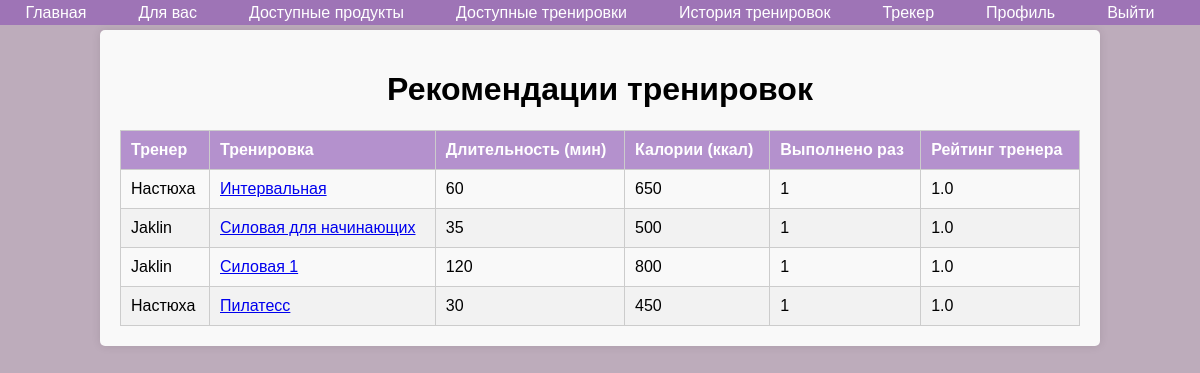
/recommendation.php (signed in), run on an earlier commit of the app's database.
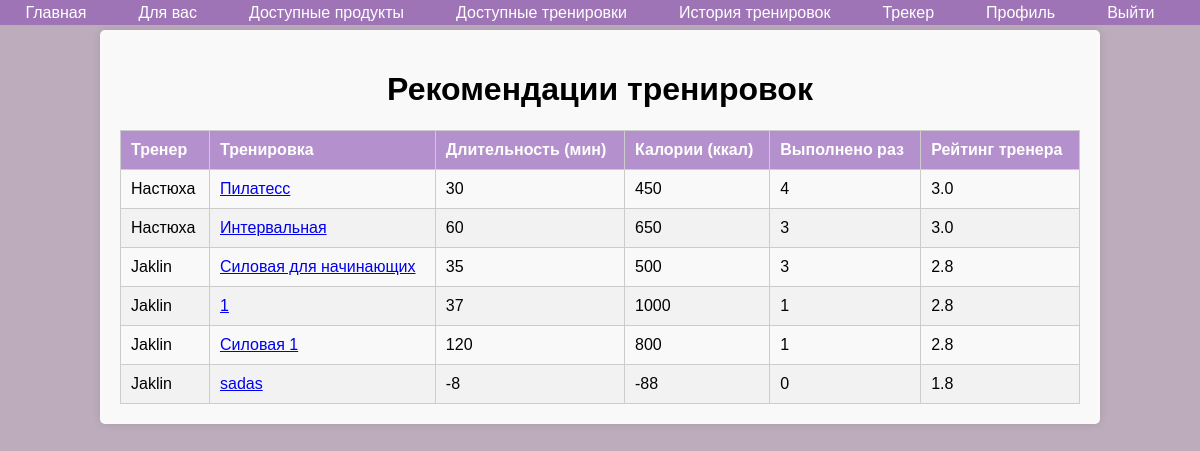
And on a later commit of the database.
### tables this page shows
CREATE TABLE `training_programs` (
  `id` int(11) NOT NULL AUTO_INCREMENT,
  `name` varchar(255) DEFAULT NULL,
  `description` text DEFAULT NULL,
  `duration` int(11) DEFAULT NULL,
  `calories_burned` int(11) DEFAULT NULL,
  `training_name` varchar(255) DEFAULT NULL,
  `training_type_id` int(11) DEFAULT NULL,
  `created_by` int(11) DEFAULT NULL,
  `created_at` timestamp NOT NULL DEFAULT current_timestamp(),
  `status` enum('pending','approved','rejected') DEFAULT 'pending',
  PRIMARY KEY (`id`),
  KEY `training_type_id` (`training_type_id`),
  KEY `created_by` (`created_by`),
  CONSTRAINT `training_programs_ibfk_1` FOREIGN KEY (`training_type_id`) REFERENCES `training_types` (`id`) ON DELETE SET NULL,
  CONSTRAINT `training_programs_ibfk_2` FOREIGN KEY (`created_by`) REFERENCES `users` (`id`) ON DELETE CASCADE
);

CREATE TABLE `users` (
  `id` int(11) NOT NULL AUTO_INCREMENT,
  `username` varchar(255) DEFAULT NULL,
  `email` varchar(255) DEFAULT NULL,
  `password_hash` varchar(255) DEFAULT NULL,
  `age` int(11) DEFAULT NULL,
  `weight` float DEFAULT NULL,
  `height` float DEFAULT NULL,
  `gender` enum('male','female') DEFAULT NULL,
  `activity_level` enum('sedentary','light','moderate','active','very_active') DEFAULT NULL,
  `daily_calories` decimal(10,2) DEFAULT NULL,
  `created_at` timestamp NOT NULL DEFAULT current_timestamp(),
  `role_id` int(11) DEFAULT NULL,
  PRIMARY KEY (`id`),
  UNIQUE KEY `email` (`email`),
  KEY `role_id` (`role_id`),
  CONSTRAINT `users_ibfk_1` FOREIGN KEY (`role_id`) REFERENCES `roles` (`id`)
);

### recommendation.php (the view, shortened to what this page needs)
<?php
include 'navbar.php';
$user_id = $_SESSION['user_id'];
$stmt = $conn->prepare("
    SELECT
        u.username AS trainer_username,
        t.id AS training_id,
        t.name AS training_name,
        t.duration,
        t.calories_burned,
        COUNT(te.id) AS execution_count,
        (SELECT
            ROUND((SUM(CASE WHEN t1.status = 'approved' THEN 1 ELSE 0 END) /
            (COUNT(t1.id) + COUNT(t1.id))) * 4 +
            (COUNT(tl.id) / (COUNT(t1.id) + COUNT(t1.id))) * 5 +
            (IF(COUNT(te.id) > 0, 1, 0) * 1), 1)
        FROM training_programs t1
        LEFT JOIN training_likes tl ON t1.id = tl.training_id
        WHERE t1.created_by = u.id) AS trainer_rating
    FROM
        training_programs t
    LEFT JOIN
        training_executions te ON t.id = te.training_id AND te.user_id = ?
    LEFT JOIN
        users u ON t.created_by = u.id
    GROUP BY
        trainer_username, training_id
    ORDER BY
        trainer_rating DESC, execution_count DESC
");
$stmt->bind_param("i", $user_id);
$stmt->execute();
$recommendations = $stmt->get_result()->fetch_all(MYSQLI_ASSOC);
?>
<!DOCTYPE html>
<html lang="ru">
<head>
</head>
<body>
<div class="container">
    <h1>Рекомендации тренировок</h1>
    <?php if (!empty($recommendations)): ?>
        <table>
            <thead>
                <tr>
                    <th>Тренер</th>
                    <th>Тренировка</th>
                    <th>Длительность (мин)</th>
                    <th>Калории (ккал)</th>
                    <th>Выполнено раз</th>
                    <th>Рейтинг тренера</th>
                </tr>
            </thead>
            <tbody>
                <?php foreach ($recommendations as $recommendation): ?>
                    <tr>
                        <td><?php echo htmlspecialchars($recommendation['trainer_username']); ?></td>
                        <td>
                            <a href="training_details.php?id=<?php echo $recommendation['training_id']; ?>">
                                <?php echo htmlspecialchars($recommendation['training_name']); ?>
                            </a>
                        </td>
                        <td><?php echo htmlspecialchars($recommendation['duration']); ?></td>
                        <td><?php echo htmlspecialchars($recommendation['calories_burned']); ?></td>
                        <td><?php echo htmlspecialchars($recommendation['execution_count']); ?></td>
                        <td><?php echo htmlspecialchars($recommendation['trainer_rating']); ?></td>
                    </tr>
                <?php endforeach; ?>
            </tbody>
        </table>
    <?php else: ?>
        <p>Нет доступных рекомендаций для вас.</p>
    <?php endif; ?>
</div>
</body>
</html>

What changed in the data, as far as the page shows it:
changed training_programs "Пилатесс": execution_count "1" → "4"; trainer_rating "1.0" → "3.0"; moves up the list
changed training_programs "Интервальная": execution_count "1" → "3"; trainer_rating "1.0" → "3.0"
changed training_programs "Силовая для начинающих": execution_count "1" → "3"; trainer_rating "1.0" → "2.8"
added training_programs: created_by.username "Jaklin", name "1", duration "37", calories_burned "1000", execution_count "1", trainer_rating "2.8"
changed training_programs "Силовая 1": trainer_rating "1.0" → "2.8"
added training_programs: created_by.username "Jaklin", name "sadas", duration "-8", calories_burned "-88", execution_count "0", trainer_rating "1.8"
